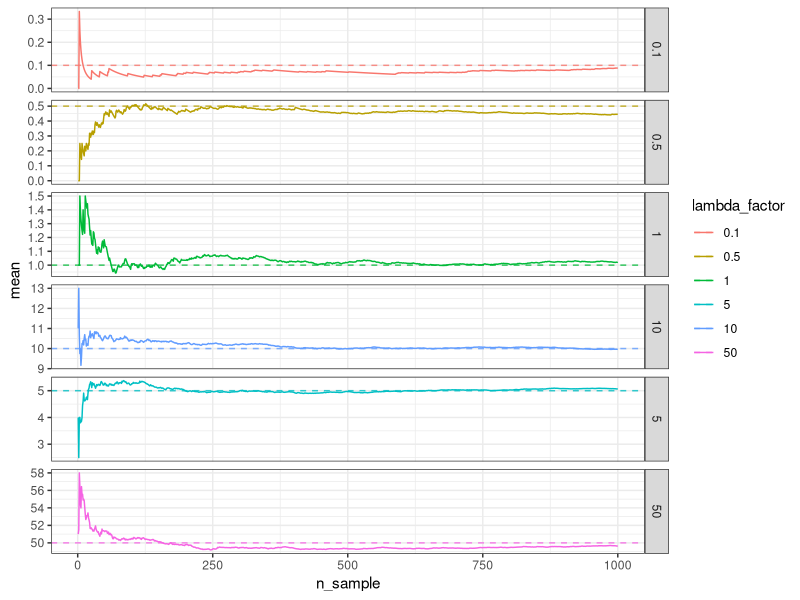
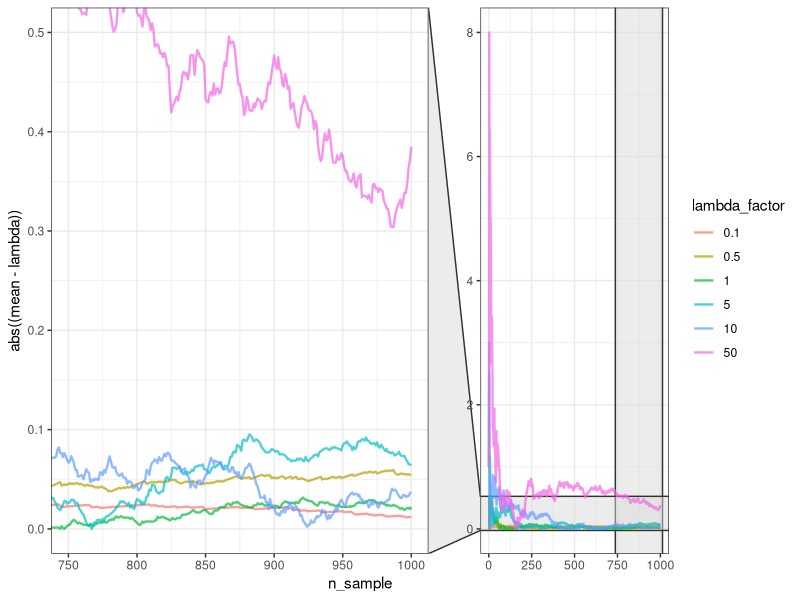
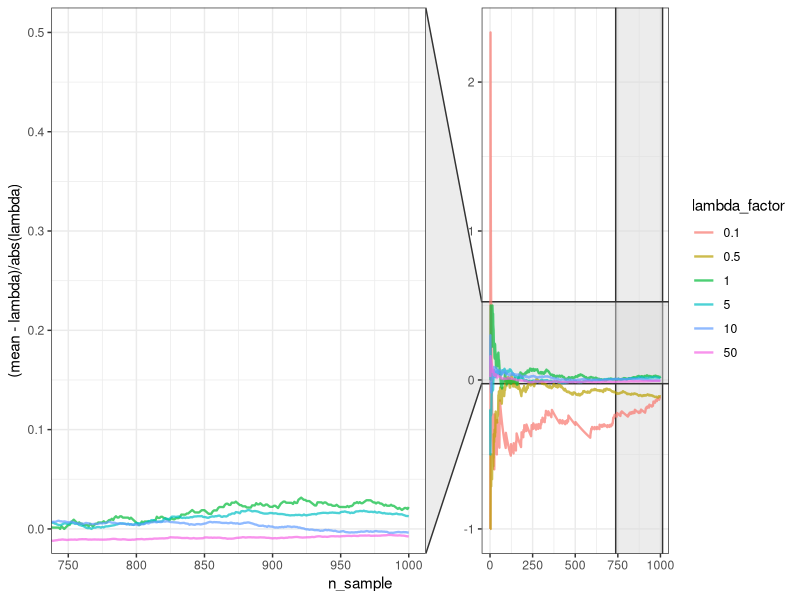

The R script that drew these images, in order:
## ---- chunk 1
num_entry = 1000
pois_lambda <- matrix(data = rep(x = 0, times = 6*num_entry), nrow = num_entry, ncol = 6)
mean_pois_lambda <- pois_lambda

lambda_const = c(0.1, 0.5, 1.0, 5.0, 10.0, 50.0)
lambda_char = as.character(lambda_const)
for(i in 1:num_entry){
  for(j in 1:6){
    pois_lambda[i,j] <- rpois(n=1, lambda = lambda_const[j])
    mean_pois_lambda[i,j] <- mean(pois_lambda[1:i,j])
  }
}

mean_pois_lambda <- as.data.frame(mean_pois_lambda)
colnames(mean_pois_lambda) <- lambda_char
mean_pois_lambda

## ---- chunk 2
library(ggplot2)
library(dplyr)
library(tidyr)
library(ggforce)
## ---- chunk 3
mean_pois <- within(data = mean_pois_lambda, expr = {
  n_sample <- 1:num_entry
}) |> gather(key = "lambda",
             value = "mean",
             convert = TRUE,
             c(-n_sample)) |>
  mutate(lambda_factor = factor(lambda))

glimpse(mean_pois)

for_hlines <- data.frame(lambda_factor = lambda_char, mean = lambda_const)

ggplot(data = mean_pois, aes(x = n_sample)) +
  geom_line(aes(y = mean, color = lambda_factor)) +
  facet_grid(rows = vars(lambda_factor), scales = 'free_y') +
  geom_hline(aes(color = lambda_factor, yintercept = mean),
             for_hlines, linetype = 2, alpha = 0.8) +
  theme_bw()

ggplot(data = mean_pois, aes(x = n_sample)) +
  geom_line(aes(y = (mean - lambda) |> abs(), 
                color = lambda_factor), 
            alpha = 0.7, linewidth = 0.8) +
  facet_zoom(xlim = c(750, 1000),
             ylim = c(0, 0.5)) +
  theme_bw()
## ---- chunk 4
ggplot(data = mean_pois, aes(x = n_sample)) +
  geom_line(aes(y = (mean - lambda)/lambda |> abs(), 
                color = lambda_factor), 
            alpha = 0.7, linewidth = 0.8) +
  facet_zoom(xlim = c(750, 1000),
             ylim = c(0, 0.5)) +
  theme_bw()
